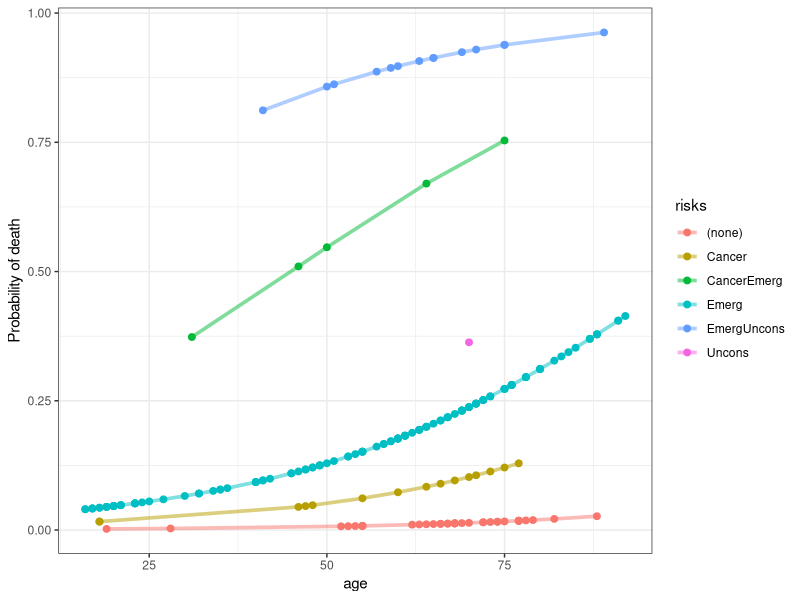
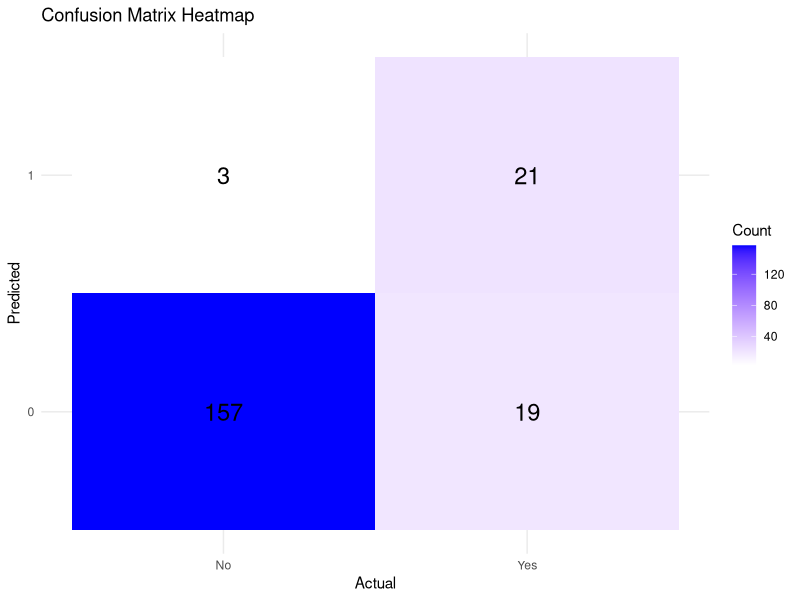
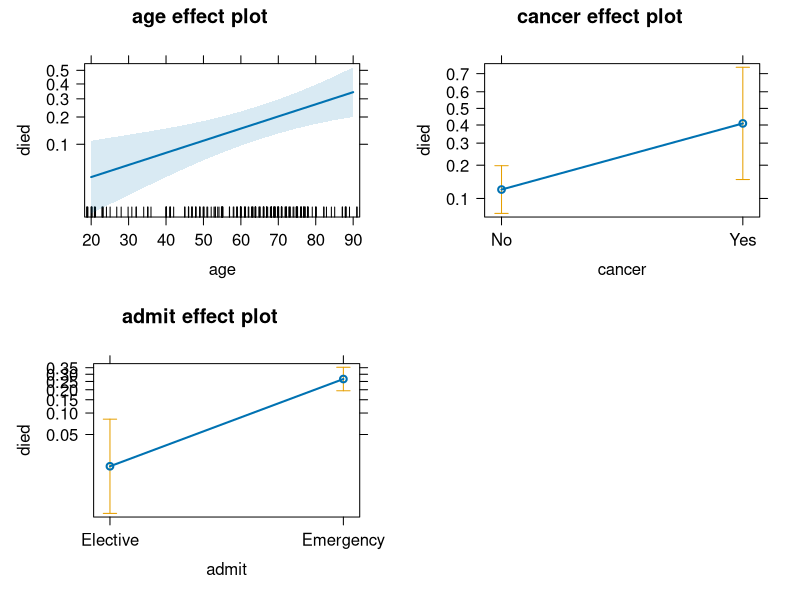
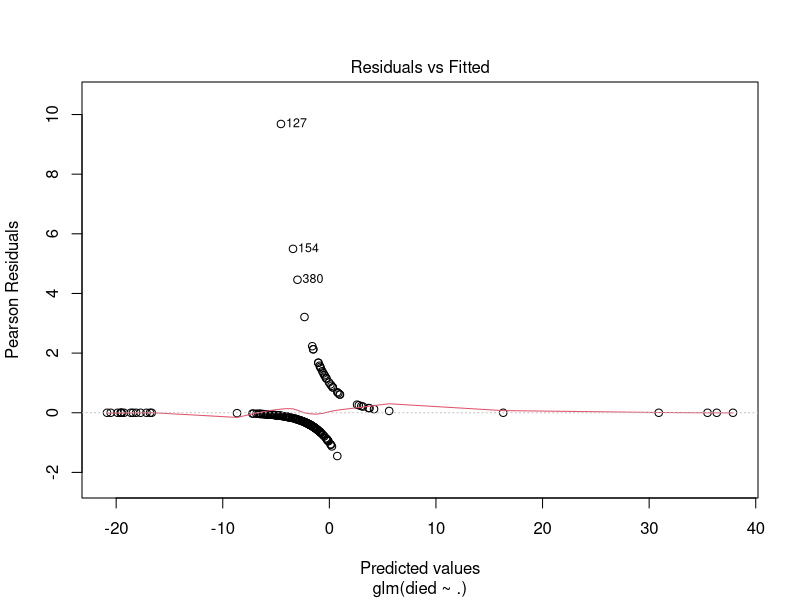
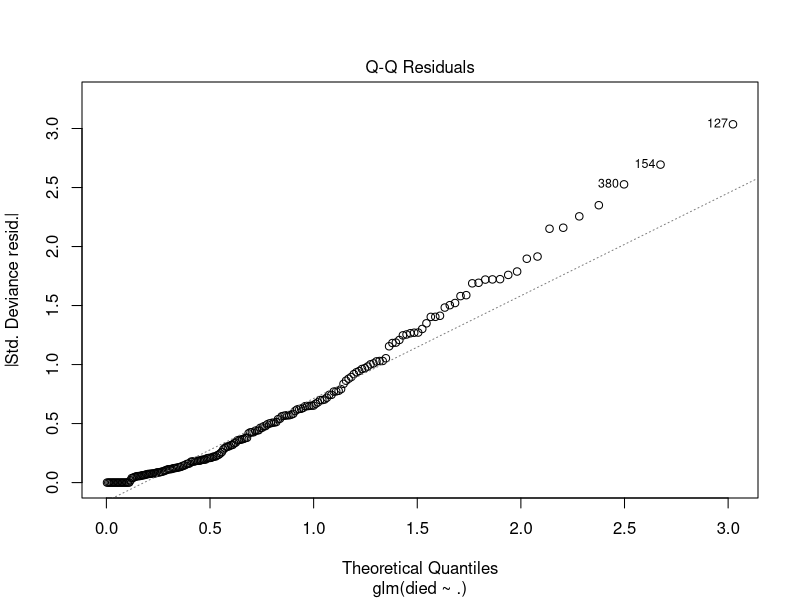

R code for these plots, in order:
## ---- chunk 1
#install.packages("vcd")
#install.packages("vcdExtra")
#install.packages("effects")
#install.packages("lmtest")
library(vcdExtra)
library(effects)
library(lmtest)
library(ggplot2)
library(reshape2)
library(MASS)
## ---- chunk 2
data("ICU", package = "vcdExtra")
head(ICU)
ICU
## ---- chunk 3
ICU1 <- ICU[,-c(4,20)]

icu.full <- glm(died ~ ., data=ICU1, family=binomial)
summary(icu.full)

icu.mod1 <- glm(died ~ age + sex + cancer + systolic + admit + uncons, 
  data=ICU1, 
  family=binomial)
summary(icu.mod1)

icu.mod2 <- glm(died ~ age + cancer  + admit + uncons, 
  data=ICU1, 
  family=binomial)
summary(icu.mod2)

anova(icu.mod2, icu.mod1, icu.full, test="Chisq")

icu.fit <- data.frame(ICU, prob=predict(icu.mod2, type="response"))

risks <- ICU[, c("cancer", "admit", "uncons")]
risks[,1] <- ifelse(risks[,1]=="Yes", "Cancer", "")
risks[,2] <- ifelse(risks[,2]=="Emergency", "Emerg", "")
risks[,3] <- ifelse(risks[,3]=="Yes", "Uncons", "")
risks <- apply(risks, 1, paste, collapse="")
risks[risks==""] <- "(none)"
icu.fit$risks <- risks

ggplot(icu.fit, aes(x=age, y=prob, color=risks)) +
	geom_point(size=2) +
	geom_line(size=1.25, alpha=0.5) +
	theme_bw() + ylab("Probability of death")
## ---- chunk 4
ICU1 <- ICU[,-c(4,20)]
icu.full <- glm(died ~ ., data=ICU1, family=binomial)
icu.full
## ---- chunk 5
predict_reg <- predict(icu.full, type = "response")
predict_reg
## ---- chunk 6
exp(coef(icu.full))
exp(cbind(OR = coef(icu.full), confint(icu.full)))
## ---- chunk 7
#All code
ICU1 <- ICU[ , -c(4, 20)]
icu.full <- glm(died ~ ., data = ICU1, family = binomial)
predict_probs <- predict(icu.full, type = "response")
predicted_classes <- ifelse(predict_probs >= 0.5, 1, 0)
conf_matrix <- table(Actual = ICU1$died, Predicted = predicted_classes)
conf_matrix_melted <- as.data.frame(conf_matrix)
colnames(conf_matrix_melted) <- c("Actual", "Predicted", "Count")
#Make confusion matrix
ggplot(conf_matrix_melted, aes(x = Actual, y = Predicted, fill = Count)) +
  geom_tile() +
  geom_text(aes(label = Count), color = "black", size = 6) +
  scale_fill_gradient(low = "white", high = "blue") +
  labs(title = "Confusion Matrix Heatmap", x = "Actual", y = "Predicted") +
  theme_minimal()
## ---- chunk 8
ICU1 <- ICU[,-c(4,20)]
icu.full <- glm(died ~ ., data=ICU1, family=binomial)
icu.full
summary(icu.full)
confint(icu.full)
## ---- chunk 9
data("ICU", package = "vcdExtra")
icu_glm <- glm(died ~ age + cancer + admit, data = ICU, family = binomial)
summary(icu_glm)
waldtest(icu_glm)
plot(allEffects(icu_glm))
icu.full <- glm(died ~ ., data = ICU, family = binomial)
anova(icu_glm, icu.full, test = "Chisq")
## ---- chunk 10
icu_step <- step(icu_glm, test = "LRT")
predicted_probs <- predict(icu_step, type = 'response')
head(predicted_probs)

res <- residuals(icu_step, type = "deviance")
head(res)

fitted_vals <- predict(icu_step, type = "response")
head(fitted_vals)

predicted_classes <- ifelse(predicted_probs > 0.5, "yes", "no")
conf_matrix <- table(Predicted = predicted_classes, Actual = ICU$died)
conf_matrix
## ---- chunk 11
plot(icu.full, which = 1)
plot(icu.full, which = 2)
